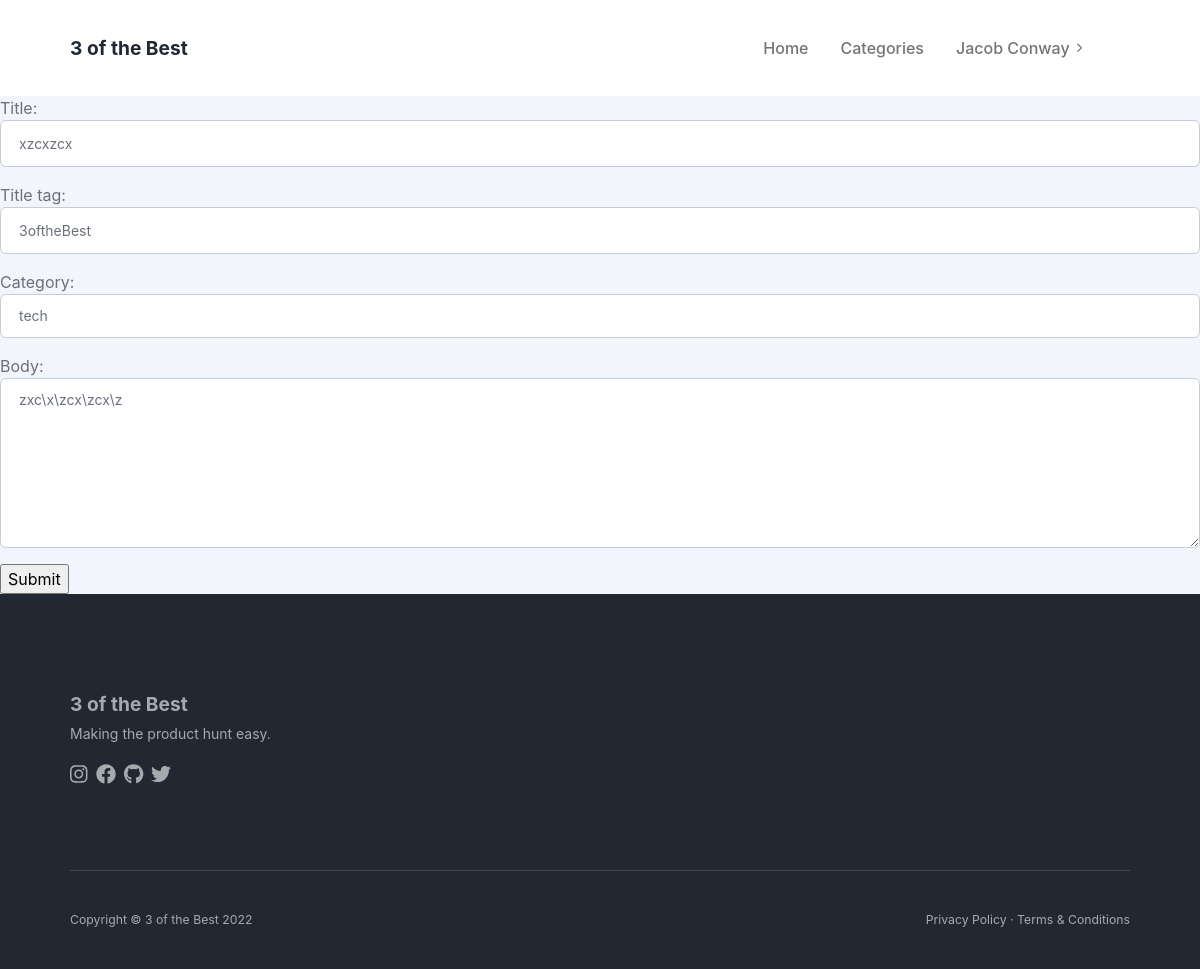
The app's page /article/edit/6/ (signed in) with its own data.
### theblog/models.py (models this page shows, shortened)
class Post(models.Model):
    title = models.CharField(max_length=255)
    title_tag = models.CharField(max_length=255, default='3oftheBest')
    header_image = models.ImageField(null=True, blank=True, upload_to="images/")
    snippet_image = models.ImageField(null=True, blank=True, upload_to="snippet-image/")
    author = models.ForeignKey(User, on_delete=models.CASCADE)
    body = models.TextField()
    post_date = models.DateField(auto_now_add=True)
    category = models.CharField(max_length=255, default='uncategorized')
    likes = models.ManyToManyField(User, related_name='blog_posts', blank=True)
    snippet = models.CharField(max_length=255)
    isFeatured = models.BooleanField(default=False)
    class Meta:
        constraints = [
            UniqueConstraint(fields=['isFeatured'], condition=Q(isFeatured=True), name='isFeatured')
        ]

### theblog/views.py (the view)
# urls.py: path('article/edit/<int:pk>/', views.UpdatePostView.as_view(), name='update_post'),
class UpdatePostView(UpdateView):
    model = Post
    template_name = 'update_post.html'
    form_class = UpdatePostForm

### theblog/forms.py
class UpdatePostForm(forms.ModelForm):
	class Meta:
		model = Post
		fields = ('title', 'title_tag', 'category', 'body')
		widgets = {
			'title': forms.TextInput(attrs={'class': 'form-control'}),
			'title_tag': forms.TextInput(attrs={'class': 'form-control'}),
			'category': forms.Select(choices=choices_list, attrs={'class': 'form-control'}),
			'body': forms.Textarea(attrs={'class': 'form-control'}),
			'snippet': forms.Textarea(attrs={'class': 'form-control'}),
		}

### theblog/templates/update_post.html (shortened to what this page needs)
{% extends 'base.html' %}
{% block content%}
{% if user.is_authenticated %}
    {% if user.id == post.author.id %}
        <div class="form-group">
            <form method="POST">
                {{ form.as_p }}
                <input type="submit" value="Submit">
            </form>
        </div>
    {% else %}
        <h3>You are not allowed to access this page</h3>
    {% endif %}
{% else %}
<a href="{% url 'login' %}">Login</a>
{% endif %}
{% endblock %}

### theblog/templates/base.html (shortened to what this page needs)
<!DOCTYPE html>
<html lang="en">
  <head>
    {% load static %}
    <link rel="stylesheet" href="https://cdnjs.cloudflare.com/ajax/libs/font-awesome/6.2.0/css/all.min.css" />
    <link href="{% static 'theblog\css\styles.css' %}" rel="stylesheet" />
  </head>
  <body>
    <div id="layoutDefault">
      <div id="layoutDefault_content">
        <main>
          <nav
            class="navbar navbar-marketing navbar-expand-lg bg-white navbar-light"
          >
            <div class="container px-5">
              <a class="navbar-brand text-dark" href="{% url 'home' %}"
                >3 of the Best</a
              >
              <div class="collapse navbar-collapse" id="navbarSupportedContent">
                <ul class="navbar-nav ms-auto me-lg-5">
                  {% if user.is_authenticated %}
                  <li class="nav-item">
                    <a class="nav-link" href="{% url 'home' %}">Home</a>
                  </li>
                  {% if cat_menu %}
                  <li class="nav-item dropdown dropdown-xl no-caret">
                    <a
                      class="nav-link dropdown-toggle"
                      id="navbarDropdownPages"
                      href="#"
                      role="button"
                      data-bs-toggle="dropdown"
                      aria-haspopup="true"
                      aria-expanded="false"
                    >
                      Categories
                      <i class="fas fa-chevron-right dropdown-arrow"></i>
                    </a>
                    <div
                      class="dropdown-menu dropdown-menu-end me-lg-n20 me-xl-n15 animated--fade-in-up"
                      aria-labelledby="navbarDropdownPages"
                    >
                      <div class="row g-0">
                        <div class="col-lg-4 p-lg-5">
                          {% for cat in cat_menu|slice:":2" %}
                          <a
                            class="dropdown-item"
                            href="{% url 'category' cat|slugify %}"
                            >
                          <h6 class="dropdown-header text-primary">
                            {{cat|title}}
                          </h6>
                          </a
                          >
                          <a
                            class="dropdown-item"
                            href="#!"
                            >{{ cat.sub_category.name }}</a
                          >
                          <div class="dropdown-divider border-0"></div>
                          {% endfor %}
                          <div
                            class="dropdown-divider border-0 d-lg-none"
                          ></div>
                        </div>
                        <div class="col-lg-4 p-lg-5">
                          {% for cat in cat_menu|slice:"2:5" %}
                          <a
                            class="dropdown-item"
                            href="{% url 'category' cat|slugify %}"
                            >
                          <h6 class="dropdown-header text-primary">
                            {{cat|title}}
                          </h6>
                          </a
                          >
                          <a
                            class="dropdown-item"
                            href="#!"
                            >{{ cat.sub_category.name }}</a
                          >
                          <div class="dropdown-divider border-0"></div>
                          {% endfor %}
                          <div
                            class="dropdown-divider border-0 d-lg-none"
                          ></div>
                        </div>
                        <div class="col-lg-4 p-lg-5">
                          {% for cat in cat_menu|slice:"5:6" %}
                          <a
                            class="dropdown-item"
                            href="{% url 'category' cat|slugify %}"
                            >
                          <h6 class="dropdown-header text-primary">
                            {{cat|title}}
                          </h6>
                          </a
                          >
                          <a
                            class="dropdown-item"
                            href="#!"
                            >{{ cat.sub_category.name }}</a
                          >
                          <div class="dropdown-divider border-0"></div>
                          {% endfor %}
                        </div>
                      </div>
                    </div>
                  </li>
                  {% else %}
                  <li class="nav-item">
                    <a class="nav-link" href="{% url 'category_list' %}"
                      >Categories</a
                    >
                  </li>
                  {% endif %}
                  <li class="nav-item dropdown no-caret">
                    <a
                      class="nav-link dropdown-toggle"
                      id="navbarDropdownDocs"
                      href="#"
                      role="button"
                      data-bs-toggle="dropdown"
                      aria-haspopup="true"
                      aria-expanded="false"
                    >
                      {{ user.first_name }} {{ user.last_name }}
                      <i class="fas fa-chevron-right dropdown-arrow"></i>
                    </a>
                  </li>
                </ul>
                {% endif %}
              </div>
            </div>
          </nav>
    {% block content%} {% endblock %}
        </main>
        <div id="layoutDefault_footer">
          <footer class="footer pt-10 pb-5 mt-auto bg-dark footer-dark">
            <div class="container px-5">
              <div class="row gx-5">
                <div class="col-lg-3">
                  <div class="footer-brand">3 of the Best</div>
                  <div class="mb-3">Making the product hunt easy.</div>
                  <div class="icon-list-social mb-5">
                    <a class="icon-list-social-link" href="#!"
                      ><i class="fab fa-instagram"></i
                    ></a>
                    <a class="icon-list-social-link" href="#!"
                      ><i class="fab fa-facebook"></i
                    ></a>
                    <a class="icon-list-social-link" href="#!"
                      ><i class="fab fa-github"></i
                    ></a>
                    <a class="icon-list-social-link" href="#!"
                      ><i class="fab fa-twitter"></i
                    ></a>
                  </div>
                </div>
              </div>
              <hr class="my-5" />
              <div class="row gx-5 align-items-center">
                <div class="col-md-6 small">
                  Copyright &copy; 3 of the Best <span id="copyright-date"></span>
                </div>
                <div class="col-md-6 text-md-end small">
                  <a href="#!">Privacy Policy</a>
                  &middot;
                  <a href="#!">Terms &amp; Conditions</a>
                </div>
              </div>
            </div>
          </footer>
        </div>
      </div>
    </div>
  </body>
</html>

### records on screen
Post: title "xzcxzcx", title_tag "3oftheBest", category "tech", body "zxc\\x\\zcx\\zcx\\z"

### other values on screen
{{ user.first_name }} "Jacob"
{{ user.last_name }} "Conway"
